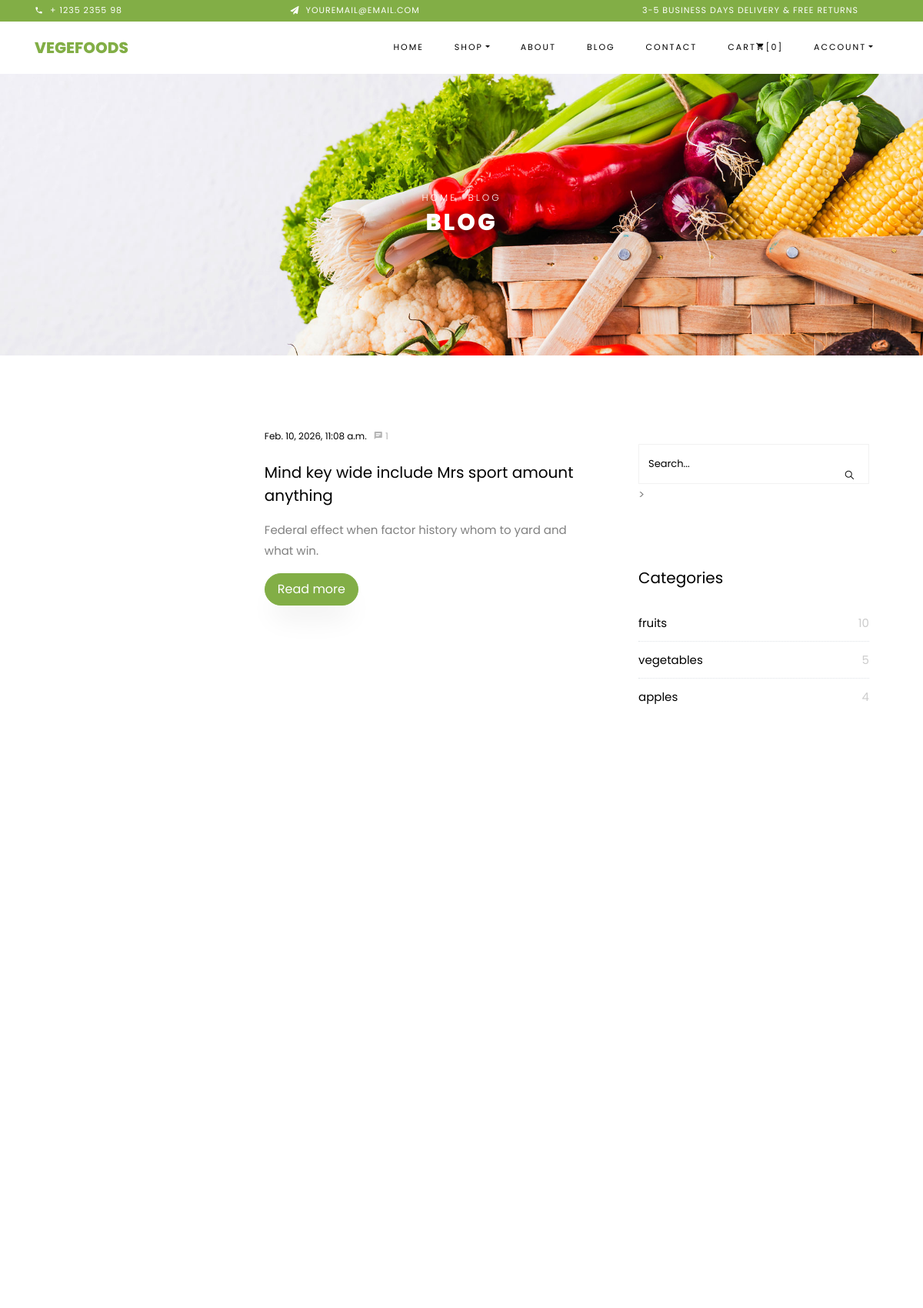
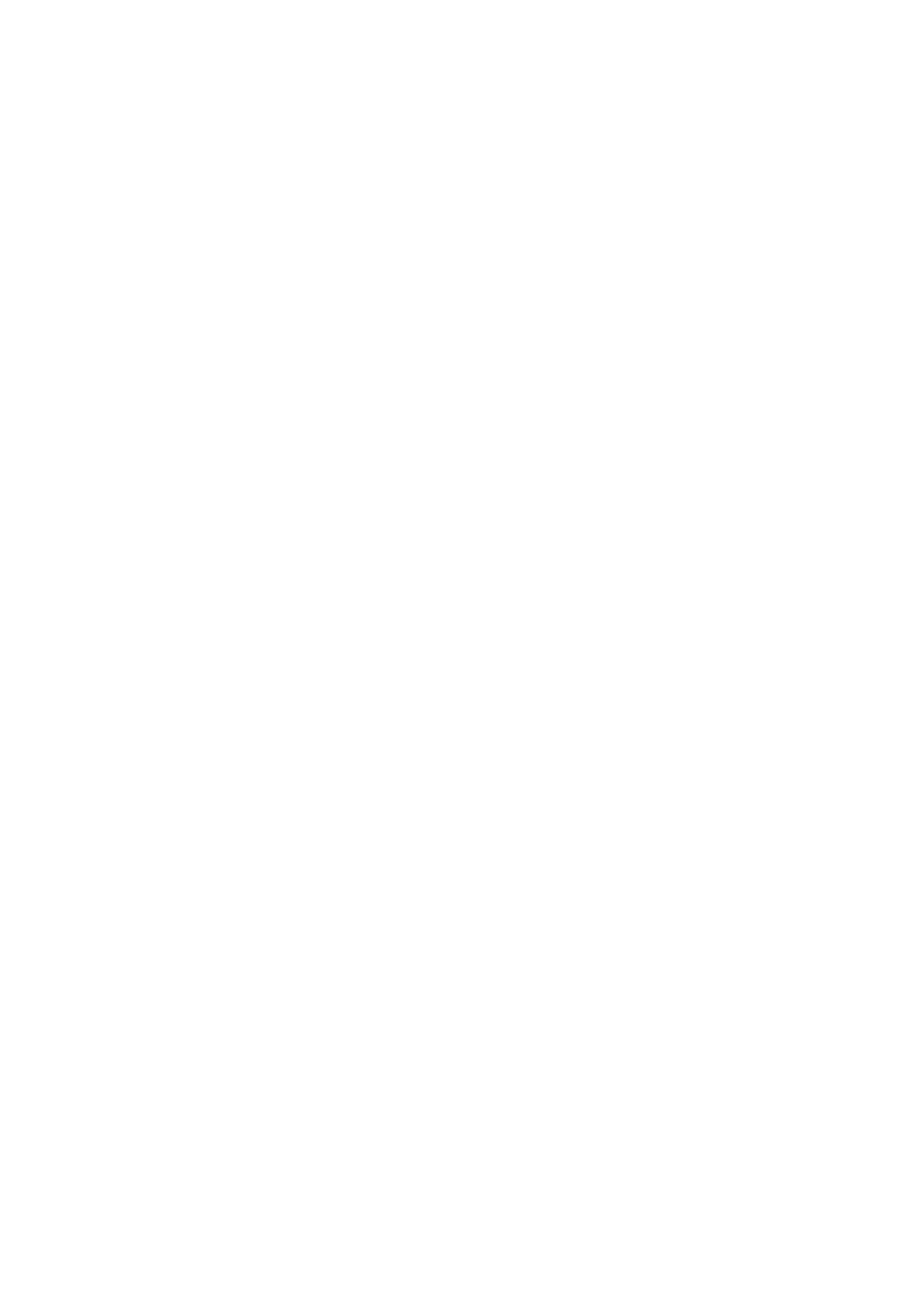
The page /blog/blog/ (upper part) on the database its author committed (2 pictures, top to bottom).
### apps/blog/models.py (models this page shows, shortened)
class BlogItem(BaseModel):
    Title = models.CharField(max_length=30, verbose_name='Заголовок')
    Slider = models.ImageField(upload_to='blog/slider/', verbose_name='Слайд')
    Short_description = models.CharField(max_length=40, verbose_name='Краткое описание')
    Full_description = models.TextField(verbose_name='полное описание')
    Image = models.ImageField(upload_to='blog/images/', verbose_name='Фото', null=True)
    Tag = models.ManyToManyField(BlogTag, related_name='tags', verbose_name='Тэг')
    Slug = models.SlugField(unique=True, verbose_name='Короткая ссылка')
    Author = models.CharField(max_length=20, verbose_name='Автор статьи')
    Category = models.ManyToManyField(Category, related_name='blog_items', verbose_name='Имя категории')
    class Meta:
        verbose_name = 'Статья'
        verbose_name_plural = 'Статьи'

class Category(BaseModel):
    category = models.CharField(verbose_name='Имя категории',null=True, blank=True, unique=True)
    slug = models.SlugField(unique=True, verbose_name='Короткая ссылка')
    class Meta:
        verbose_name = 'Категория'
        verbose_name_plural = 'Категории'

### apps/blog/views.py (the view)
# urls.py: path('blog/', views.show_blog_page, name='blog'),
def show_blog_page(request):
    categories = models.Category.objects.all()
    blog_articles = models.BlogItem.objects.all()
    tags = models.BlogTag.objects.all()
    context = {
        'blog_articles': blog_articles,
        'tags': tags,
        'categories': categories
    }
    for category in categories:
        category.count = blog_articles.filter(Category=category).count()
    return render(request, 'blog/blog.html', context)

### apps/blog/templates/blog/blog.html (shortened to what this page needs)
{% extends 'base.html' %}
{% load static %}
{% block content %}
<div class="hero-wrap hero-bread" style="background-image: url('{% static 'images/bg_1.jpg' %}');">
    <div class="container">
        <div class="row no-gutters slider-text align-items-center justify-content-center">
            <div class="col-md-9 ftco-animate text-center">
                <p class="breadcrumbs"><span class="mr-2"><a href="{% url 'main:home' %}">Home</a></span>
                    <span>Blog</span></p>
                <h1 class="mb-0 bread">Blog</h1>
            </div>
        </div>
    </div>
</div>
<section class="ftco-section ftco-degree-bg">
    <div class="container">
        <div class="row">
            <div class="col-lg-8 ftco-animate">
                <div class="row">
                    {% for blog_article in blog_articles %}
                    <div class="col-md-12 d-flex ftco-animate">
                        <div class="blog-entry align-self-stretch d-md-flex">
                            <a href="{% url 'blog:detail' blog_article.Slug %}" class="block-20"
                               style="background-image: url('{{ blog_article.Image.url }}');">
                            </a>
                            <div class="text d-block pl-md-4">
                                <div class="meta mb-3">
                                    <div><a href="{% url 'blog:detail' blog_article.Slug %}">{{blog_article.created_at}}</a></div>
                                    <div><a href="{% url 'blog:detail' blog_article.Slug %}" class="meta-chat"><span class="icon-chat"></span> {{blog_article.comments.count}}</a></div>
                                </div>
                                <h3 class="heading"><a href="{% url 'blog:detail' blog_article.Slug %}">{{ blog_article.Title }}</a></h3>
                                <p>{{blog_article.Short_description}}</p>
                                <p><a href="{% url 'blog:detail' blog_article.Slug %}" class="btn btn-primary py-2 px-3">Read more</a></p>
                            </div>
                        </div>
                    </div>
                    {% endfor %}
                </div>
            </div>
            <div class="col-lg-4 sidebar ftco-animate">
                <div class="sidebar-box">
                    <form action="{% url 'blog:search' %}" method="get" class="search-form">
                        <div class="form-group">
                            <span class="icon ion-ios-search"></span>
                            <input type="text" class="form-control" name="q" placeholder="Search..."<button type="submit"></button>>
                        </div>
                    </form>
                </div>
                <div class="sidebar-box ftco-animate">
                    <h3 class="heading">Categories</h3>
                    <ul class="categories">
                        {% for category in categories %}
                        {% if category.slug %}
                        <li><a href="{% url 'blog:category' category.slug %}">{{category.category}} <span>{{category.count}}</span></a></li>
                        {% endif %}
                        {% endfor %}
                    </ul>
                </div>
            </div>
        </div>
    </div>
</section>
{% endblock %}

### static/css/icomoon.css (style rules this page uses)
[class^="icon-"], [class*=" icon-"] { font-family: 'icomoon' !important; speak: none; font-style: normal; font-weight: normal; font-variant: normal; text-transform: none; line-height: 1; -webkit-font-smoothing: antialiased; -moz-osx-font-smoothing: grayscale; }
.icon-chat:before { content: "\e0b7"; }

### rows shown on the page
BlogItem: created_at "Feb. 10, 2026, 11:08 a.m.", comments.count "1", Title "Mind key wide include Mrs sport amount anything", Short_description "Federal effect when factor history whom to yard and what win."
Category: category "fruits", count "10"
Category: category "vegetables", count "5"
Category: category "apples", count "4"
